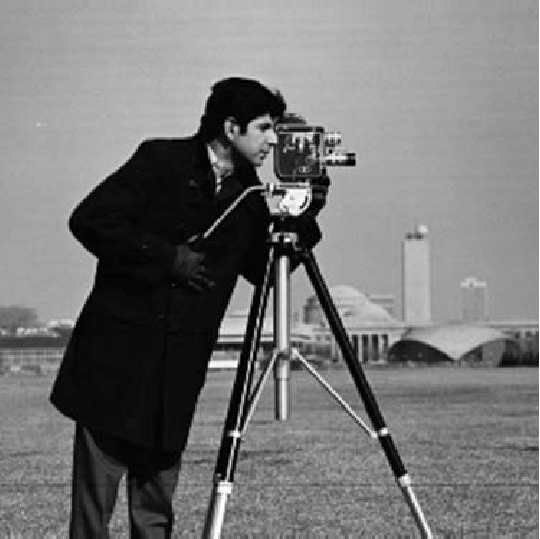
#> input picture images/photographer.png, 540 x 539 px
$ jupyter execute PAO27_07_15_DESCRIPTORES_TEXTURA.ipynb   (older library calls are emulated)
#> lines starting #> are read from the running program, lines starting #| are printed output that depends on the picture; after the words box and inside, x2 and y2 are one past the last pixel; in counts of white or black regions, pixels touching at a corner belong together; long printed decimals are rounded
<center>

</center>

## PAO26-26-Python 1, Descriptores de texturas

<center>

</center>

*Cynthia Cuñez*

 Repositorio: <a href="https://github.com/cynthia0206/machine12926nocturno/blob/main/PAO27-07-15-DESCRIPTORES-TEXTURA.ipynb">Link del repositorio de Github</a>

 * https://github.com/cynthia0206/machine12926nocturno/blob/main/PAO27-07-15-DESCRIPTORES-TEXTURA.ipynb

[cell 1]
# En primer lugar, obtenemos la máscara de la imagen original mediante la umbralización con Otsu
import matplotlib.pyplot as plt
import cv2
import numpy as np

img = cv2.imread('images/photographer.png')
#> img is the input picture: shape (539, 540, 3); min 0, max 255, mean 118.1
window = cv2.rectangle(img.copy(), (400,80), (420,100), (0, 0, 255), 5)
window = cv2.rectangle(window, (490,490), (510,510), (0, 255, 0), 5)
#> window: shape (539, 540, 3); mean B, G, R 117.6, 118.1, 118.1
plt.imshow(window, cmap='gray')
plt.show()

[cell 2]
# Seleccionamos una región del cielo y una de la hierba
cielo = img[80:100, 400:420]
hierba = img[490:510, 490:510]

fig, ax = plt.subplots(1,2)
ax[0].imshow(cielo, cmap='gray')
ax[0].set_title('cielo')
ax[1].imshow(hierba, cmap='gray')
ax[1].set_title('hierba')
plt.show()
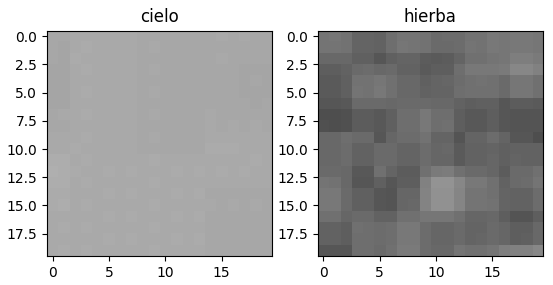
#> figure drawn by matplotlib, 2 panels

### MATRIZ DE COOCURRENCIA

[cell 3]
# MATRIZ DE COOCURRENCIA (Gray-Level Cooccurence Matrix - GLCM)
from tabulate import tabulate
from skimage.feature import graycomatrix, graycoprops

headers = ['','cielo', 'hierba']
CN, DIS, H, ASM, E, COR = ['contraste'], ['disimilitud'], ['homogeneidad'], ['ASM'], ['Energía'], ['Correlación']

patches = []
patches.append(cielo)
patches.append(hierba)

for i in range(len(patches)):
    image = cv2.cvtColor(patches[i], cv2.COLOR_BGR2GRAY)
    GLCM = graycomatrix(image, distances=[5], angles=[0], levels=256, symmetric=True, normed=True)
    CN.append(graycoprops(GLCM, 'contrast')[0,0])
    DIS.append(graycoprops(GLCM, 'dissimilarity')[0,0])
    H.append(graycoprops(GLCM, 'homogeneity')[0,0])
    ASM.append(graycoprops(GLCM, 'ASM')[0,0])
    E.append(graycoprops(GLCM, 'energy')[0,0])
    COR.append(graycoprops(GLCM, 'correlation')[0,0])
#> this loop made 2 passes
#> after the loop, ASM = ['ASM', 0.143, 0.00511]; CN = ['contraste', 3.68, 333.4]; COR = ['Correlación', 0.191, -0.0705]; DIS = ['disimilitud', 1.4, 13.85]; E = ['Energía', 0.378, 0.0715]; H = ['homogeneidad', 0.512, 0.0921]

my_data = [tuple(CN), tuple(DIS), tuple(H), tuple(ASM), tuple(E), tuple(COR)]
#> my_data = [('contraste', 3.68, 333.4), ('disimilitud', 1.4, 13.85), ('homogeneidad', 0.512, 0.0921), ('ASM', 0.143, 0.00511), ('Energía', 0.378, 0.0715), ('Correlación', 0.191, -0.0705)]
print(tabulate(my_data, headers=headers))
#|                  cielo        hierba
#| ------------  --------  ------------
#| contraste     3.68      333.393
#| disimilitud   1.4        13.8533
#| homogeneidad  0.5125    0.09213
#| ASM           0.1427    0.005106
#| Energía       0.3778    0.07145
#| Correlación   0.1905   -0.07051

### Scale-Invariant Feature Transform

[cell 4]
# SIFT algorithm
img = cv2.imread('images/photographer.png')

# Definición del algoritmo
sift = cv2.SIFT_create()

# Identificamos los puntos de interés
kp = sift.detect(img, None)
#> kp = 1672 keypoints; strongest (x, y, size): (235, 434, 5.3), (287, 240, 3.3), (295, 200, 17.8), (384, 431, 4.5)

# Extraemos el descriptor para obtener el fingreprint
kp, des = sift.compute(img, kp)
print(np.shape(des))
#| (1672, 128)
# print(des) # Matriz donde las filas son los keypoints y las columnas las características de dichos puntos clave

# Visualizamos los puntos de interés
img=cv2.drawKeypoints(img, kp, img, flags=cv2.DRAW_MATCHES_FLAGS_DRAW_RICH_KEYPOINTS)
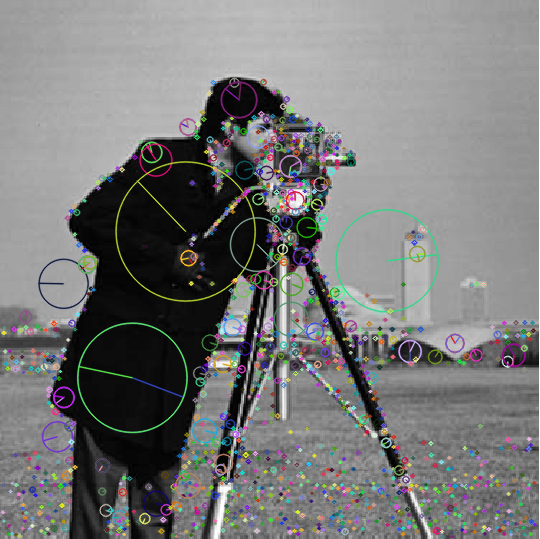
#> img: shape (539, 540, 3); 15.1% of pixels changed, all inside (x1, y1, x2, y2) = (0, 77, 538, 539)
plt.imshow(img)
plt.show()

### Histogram of Oriented Gradients

[cell 5]
# HISTOGRAM OF ORIENTED GRADIENTS
# En primer lugar, obtenemos la máscara de la imagen original mediante la umbralización con Otsu
from skimage import io
img = io.imread('images/pedestrian.jpg')
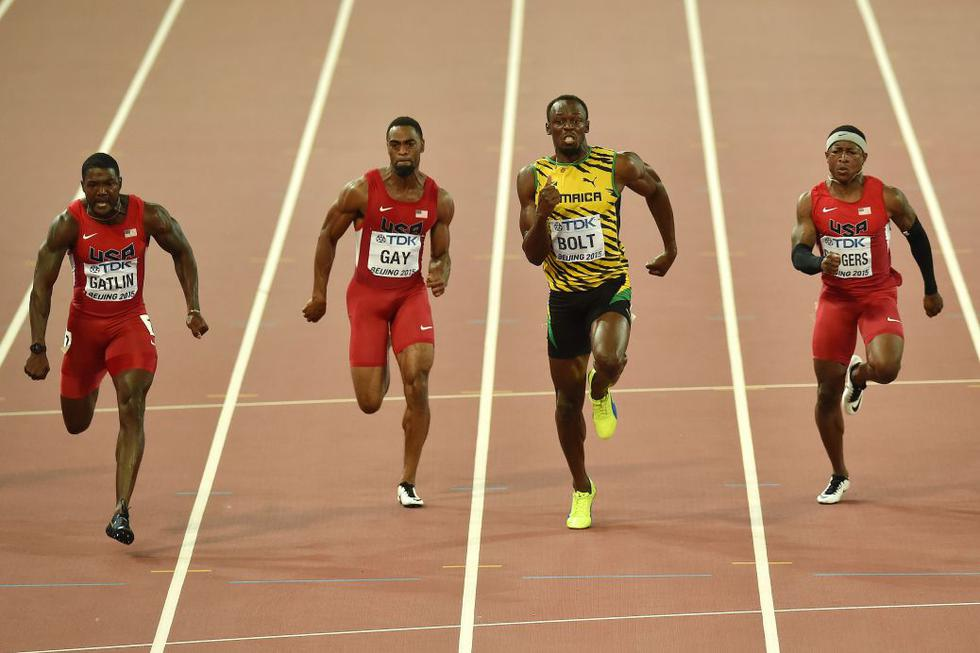
#> input picture images/pedestrian.jpg, 980 x 653 px
#> img is the input picture: shape (653, 980, 3); mean R, G, B 173.9, 134.5, 103.6
img = np.float32(img/255)
crop = img[75:550,475:700]
crop = cv2.resize(crop, (64, 128))
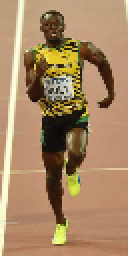
#> crop: shape (128, 64, 3) float32 (shown 2 times larger); mean R, G, B 0.657, 0.53, 0.393
plt.imshow(crop, cmap='gray')
plt.show()

[cell 6]
# Calculamos el gradiente con el kernel de Sobel
crop = np.float32(crop)
gx = cv2.Sobel(crop, cv2.CV_32F, 1, 0, ksize=1)
gy = cv2.Sobel(crop, cv2.CV_32F, 0, 1, ksize=1)
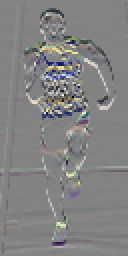
#> gy: shape (128, 64, 3) float32 (shown 2 times larger); mean R, G, B -0.000526, -0.0018, -0.0017; drawn with min black and max white

# Calculamos la magnitud y la dirección del gradiente
mag, angle = cv2.cartToPolar(gx, gy, angleInDegrees=True)
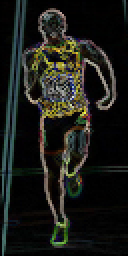
#> mag: shape (128, 64, 3) float32 (shown 2 times larger); mean R, G, B 0.118, 0.122, 0.104; drawn with min black and max white
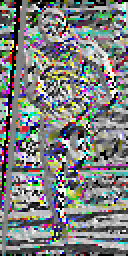
#> angle: shape (128, 64, 3) float32 (shown 2 times larger); mean R, G, B 177.6, 181.6, 179.6; drawn with min black and max white

# Visualizamos la imagen obtenida en la magnitud del gradiente
mag = mag/np.max(mag)
plt.imshow(mag, cmap='gray')
plt.show()

[cell 7]
# Cálculo del desriptor: Histogram of Oriented Gradients
from skimage.feature import hog
import cv2
import numpy as np

# Convertir la imagen a escala de grises
crop_gray = cv2.cvtColor(crop, cv2.COLOR_BGR2GRAY)
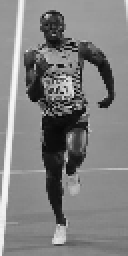
#> crop_gray: shape (128, 64) float32 (shown 2 times larger); min 0.0111, max 0.974, mean 0.504

# Calcular el descriptor HOG
H = hog(
    crop_gray,
    orientations=9,
    pixels_per_cell=(8, 8),
    cells_per_block=(2, 2),
    transform_sqrt=True,
    block_norm='L1'
)
#> H = 3780 values, max 0.458 at index 2515, min 0 at index 16, mean 0.0278

print(H.shape)
#| (3780,)

### Local Binary Patterns

[cell 8]
import cv2
import numpy as np
import matplotlib.pyplot as plt
from skimage.feature import local_binary_pattern

# 1. Cargar la imagen y verificar la ruta
# Se corrige 'images/images/photographer.png' a la ruta usual
img_path = 'images/photographer.png'
img = cv2.imread(img_path)

if img is None:
    raise FileNotFoundError(f"No se pudo cargar la imagen en '{img_path}'. Verifica que el archivo exista y la ruta sea correcta.")

# Definimos los parámetros iniciales
R = 1 # Radio
P = 8 * R # Número de píxeles vecinos
epsilon = 1e-7 # Para normalizar el histograma

# Extraemos la imagen LBP
img_gray = cv2.cvtColor(img, cv2.COLOR_BGR2GRAY)
lbp_image = local_binary_pattern(img_gray, P, R, method='uniform')
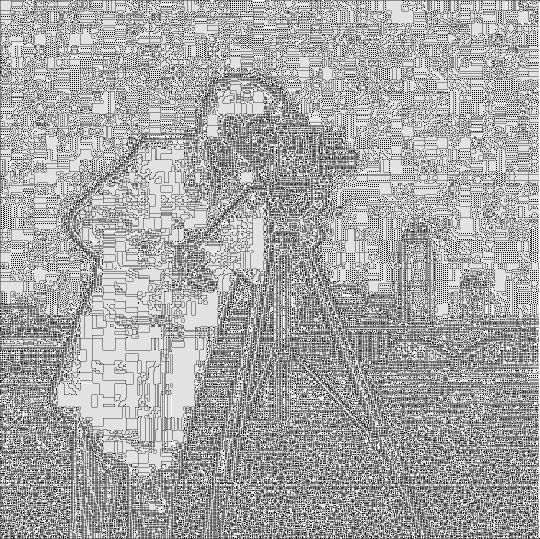
#> lbp_image: shape (539, 540) float64; min 0, max 9, mean 5.92; drawn with min black and max white
a, b = np.unique(lbp_image, return_counts=True)
#> a = [0, 1, 2, 3, 4, 5, 6, 7, 8, 9]; b = [9244, 10408, 2594, 30871, 14530, 60955, 25100, 12184, 110569, 14605]

# Calculamos el histograma
lbp_image = np.uint8(lbp_image)
hist = cv2.calcHist([lbp_image.ravel()], [0], None, [P + 2], [0, P + 2])
#> hist has the same summary as b

# Normalizamos el histograma
hist = hist.astype("float")
hist /= (hist.sum() + epsilon)
#> hist = [0.0318, 0.0358, 0.00891, 0.106, 0.0499, 0.209, 0.0862, 0.0419, 0.38, 0.0502]

# Visualizamos la imagen LBP
figs, ax = plt.subplots(1, 2)
ax[0].imshow(cv2.cvtColor(img, cv2.COLOR_BGR2RGB)) # Convertido a RGB para visualización correcta en matplotlib
ax[0].set_title("Original")
ax[1].imshow(lbp_image, cmap='gray')
ax[1].set_title("LBP")
plt.show()

# Visualizamos el histograma
plt.figure()
plt.plot(hist)
plt.grid(True)
plt.title("Histograma LBP Uniforme")
plt.show()
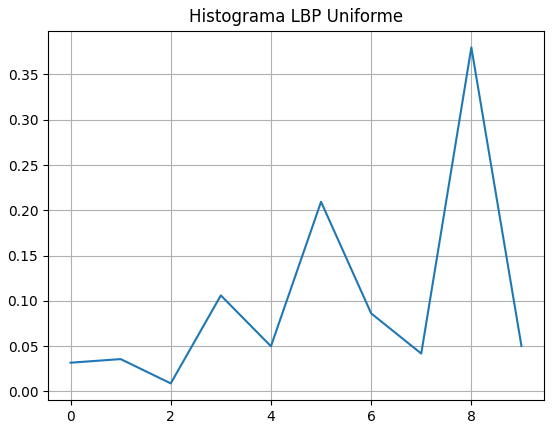
#> figure drawn by matplotlib, 1 panel; curve peaks at x = 8, y = 0.38
